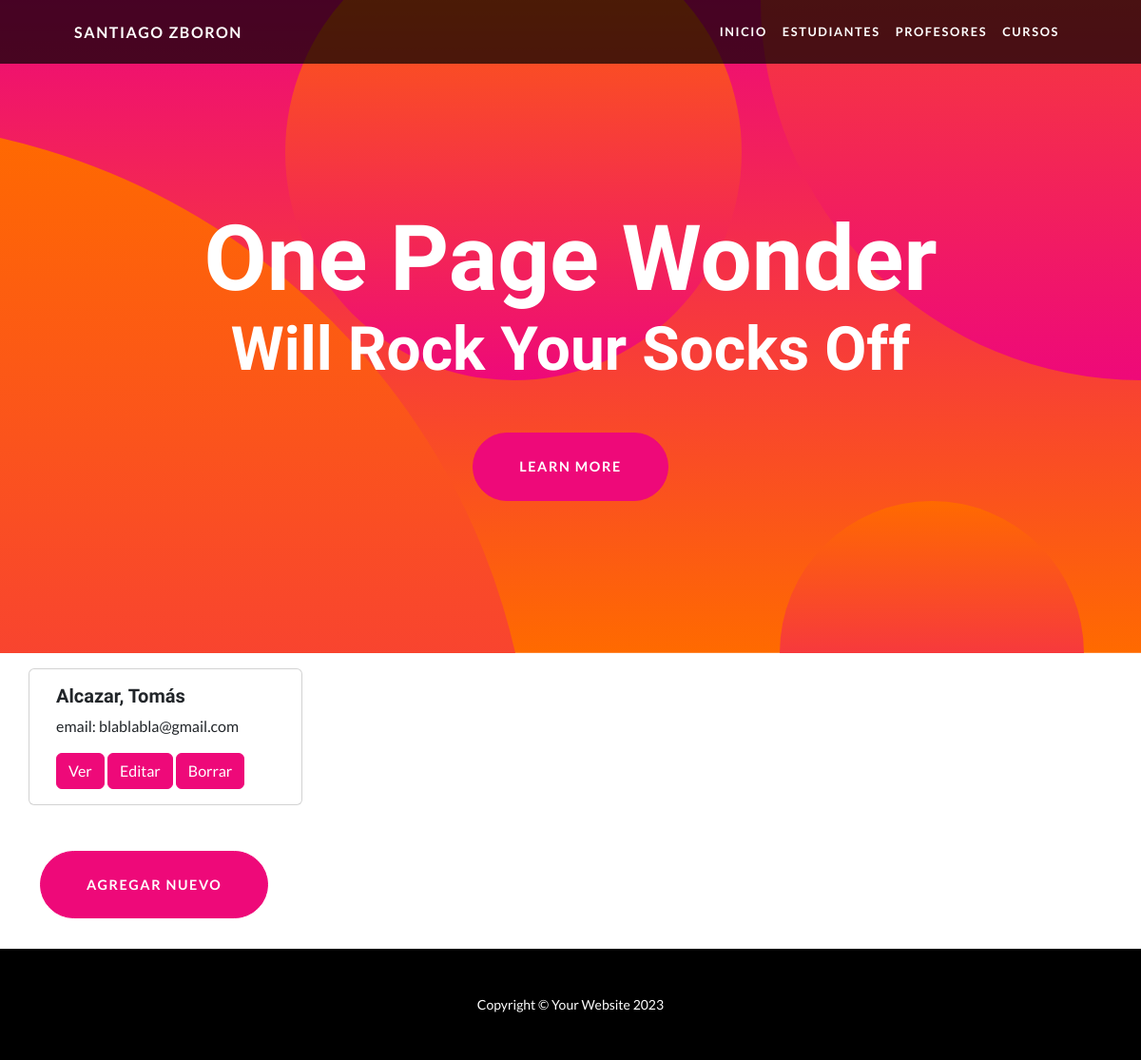
Page /AppEntrega3/estudiante-list/ on the earlier database version.
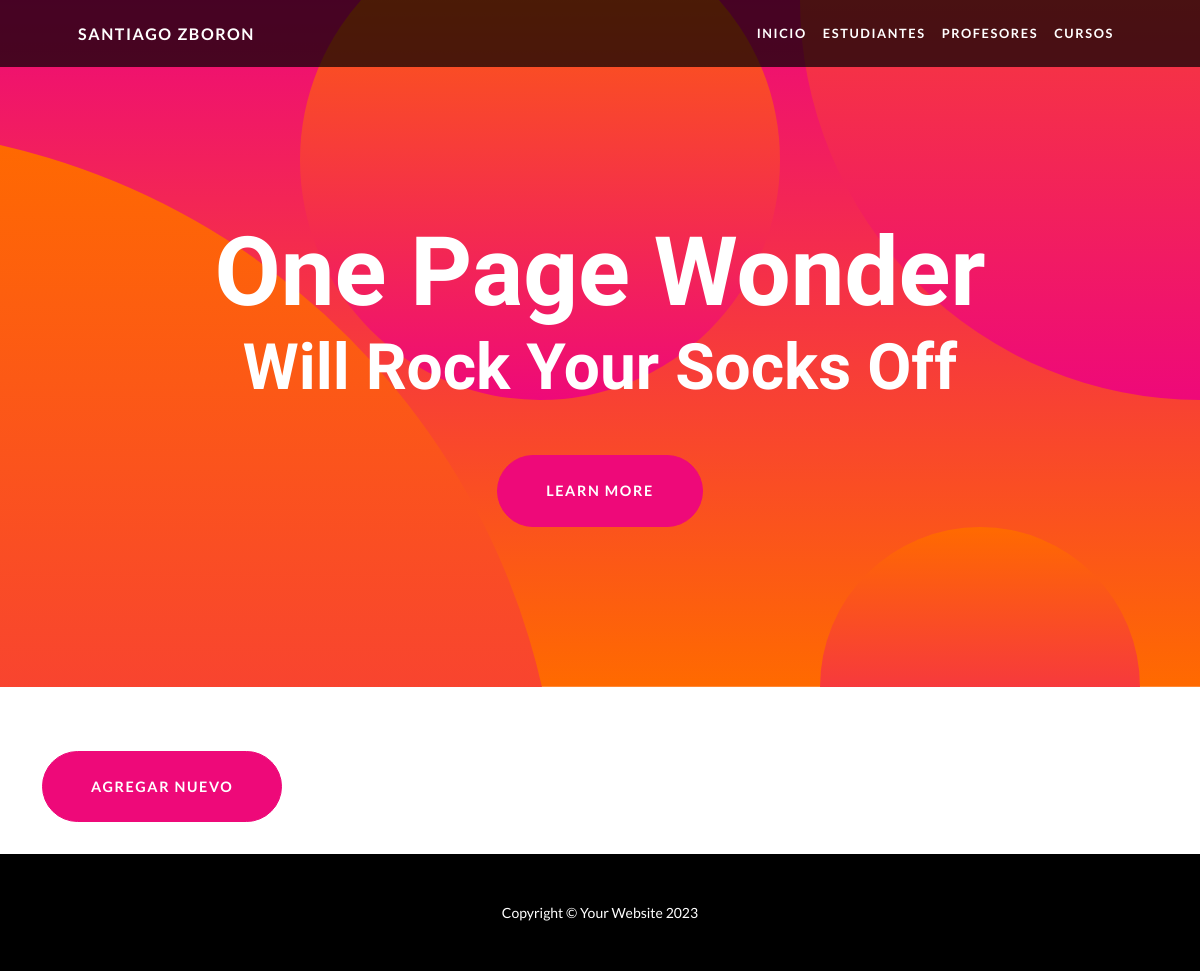
Same page on the later database version.
### AppEntrega3/models.py (models this page shows)
class Estudiante(models.Model):
    nombre = models.CharField(max_length=40)
    apellido = models.CharField(max_length=20)
    email = models.EmailField(max_length=40)

### AppEntrega3/views.py (the view)
# urls.py: path('estudiante-list/', views.EstudianteListView.as_view(), name="EstudianteList"),
class EstudianteListView(ListView):
    model = Estudiante
    template_name = "AppEntrega3/estudiante_list.html"

### AppEntrega3/templates/AppEntrega3/estudiante_list.html (shortened to what this page needs)
{% extends 'AppEntrega3/base.html' %}
{% load static %}
{% block main %}
<div class="row">
    {% for estudiante in object_list %}
        <div class="card" style="width: 18rem;" >
            <div class="card-body">
                <h5 class="card-title">{{ estudiante.apellido }}, {{ estudiante.nombre }}</h5>
                <p class="card-text">email: {{ estudiante.email }}</p>
            <a href="{% url 'EstudianteDetail' estudiante.id %}" class="btn btn-primary">Ver</a>
            <a href="{% url 'EstudianteUpdate' estudiante.id %}" class="btn btn-primary">Editar</a>
            <a href="{% url 'EstudianteDelete' estudiante.id %}" class="btn btn-primary">Borrar</a>
            </div>
        </div>
    {% endfor %}
</div>
<a class="btn btn-primary btn-xl rounded-pill mt-5" href="{% url 'EstudianteCreate' %}">Agregar nuevo</a>
{% endblock main %}

Differences in the rows shown:
removed Estudiante: apellido "Alcazar", nombre "Tomás", email "blablabla@gmail.com"
